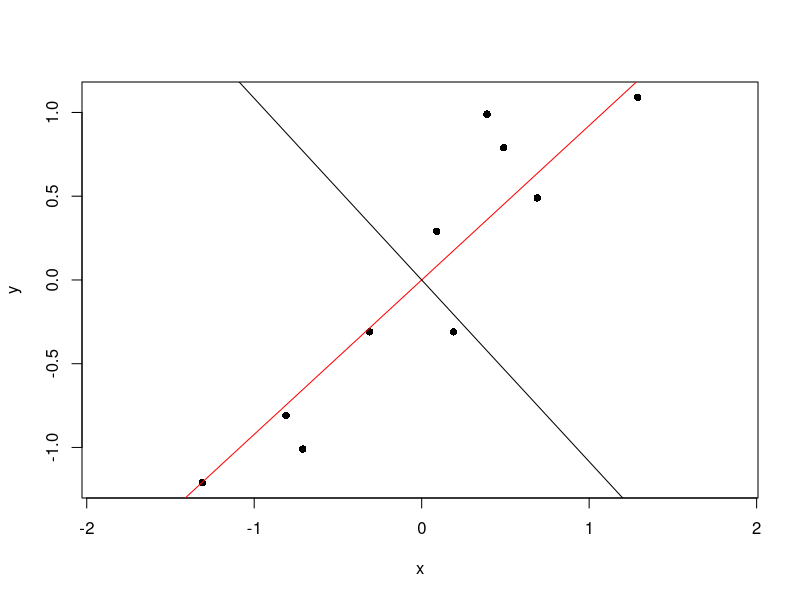
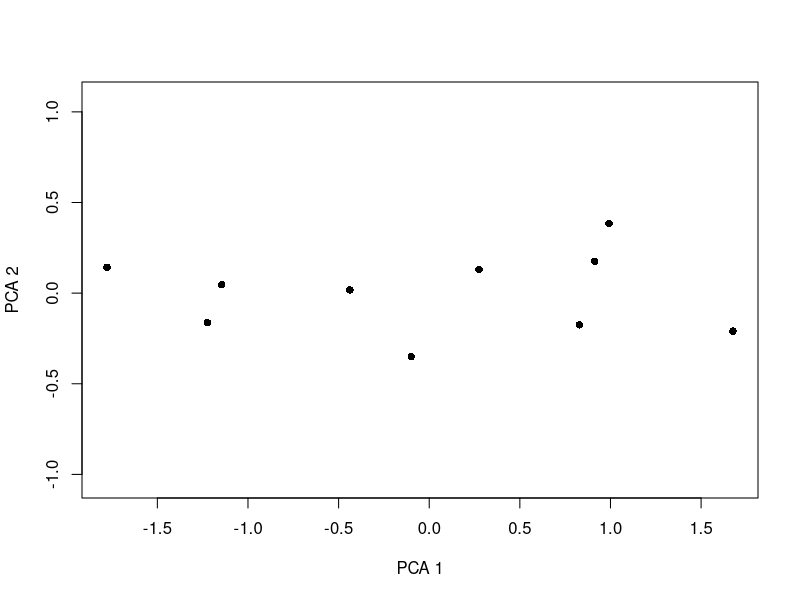
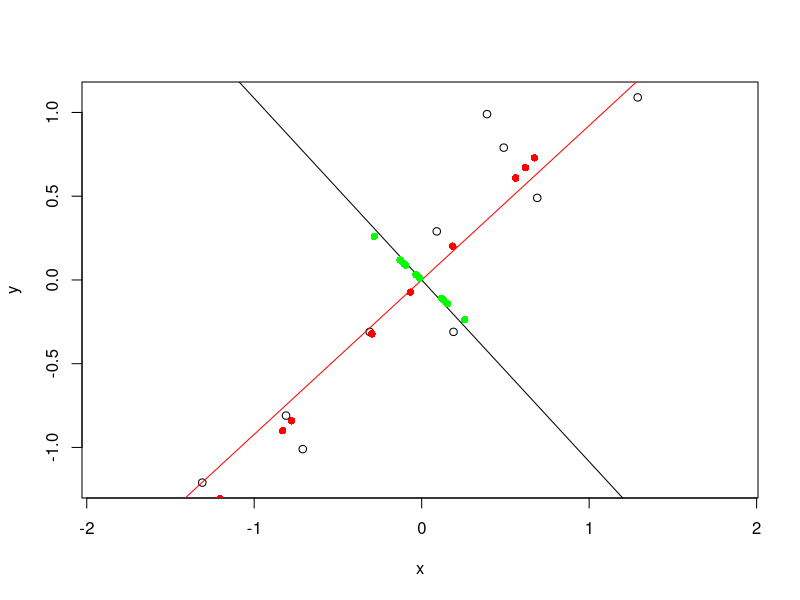

The R script that drew these images, in order:
d = data.frame(x=c(2.5,0.5,2.2,1.9,3.1,2.3,2.0,1.0,1.5,1.1),
               y=c(2.4,0.7,2.9,2.2,3.0,2.7,1.6,1.1,1.6,0.9))

d

# mean-adjusted values 
d$x_adj = d$x - mean(d$x)
d$y_adj = d$y - mean(d$y)


# calculate covariance matrix and eigenvectors/values
(cm = cov(d[,1:2]))
(e = eigen(cm))

# principal component vector slopes
s1 = e$vectors[1,1] / e$vectors[2,1] # PC1
s2 = e$vectors[1,2] / e$vectors[2,2] # PC2

plot(d$x_adj, d$y_adj, asp=T, pch=16, xlab='x', ylab='y')
abline(a=0, b=s1, col='red')
abline(a=0, b=s2)

# PCA data = rowFeatureVector (transposed eigenvectors) * RowDataAdjust (mean adjusted, also transposed)
feat_vec = t(e$vectors)
row_data_adj = t(d[,3:4])
final_data = data.frame(t(feat_vec %*% row_data_adj)) # ?matmult for details
names(final_data) = c('x','y')


plot(final_data, asp=T, xlab='PCA 1', ylab='PCA 2', pch=16)

#First principal component v(dot product)e1, second component v(dot product)e1
as.matrix(d[,3:4]) %*% e$vectors[,1, drop = FALSE] #these are componnet on line e1
compOnE1 <- e$vectors[,1, drop = FALSE] %*% t(as.matrix(d[,3:4]) %*% e$vectors[,1, drop = FALSE])
compOnE1 <- data.frame(t(compOnE1))

compOnE2 <- e$vectors[,2, drop = FALSE] %*% t(as.matrix(d[,3:4]) %*% e$vectors[,2, drop = FALSE])
compOnE2 <- data.frame(t(compOnE2))

plot(d$x_adj, d$y_adj, asp=T, pch=1, xlab='x', ylab='y', col = 'black')
abline(a=0, b=s1, col='red')
abline(a=0, b=s2)
points(compOnE1, asp=T, pch=16, col='red')
points(compOnE2, asp=T, pch=16, col='green')
